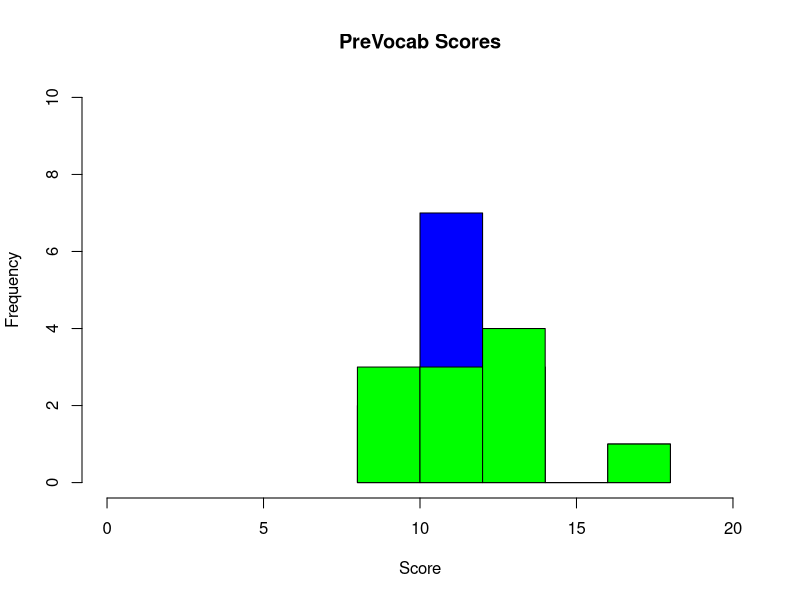
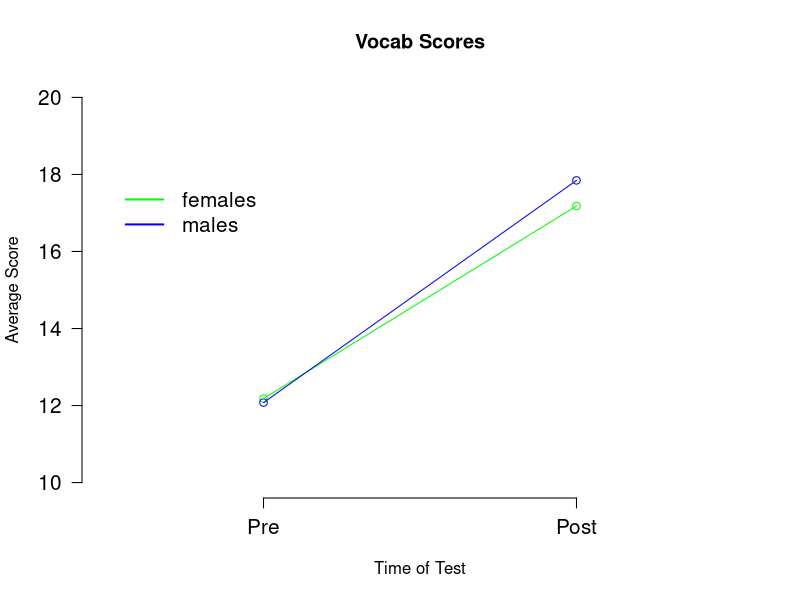
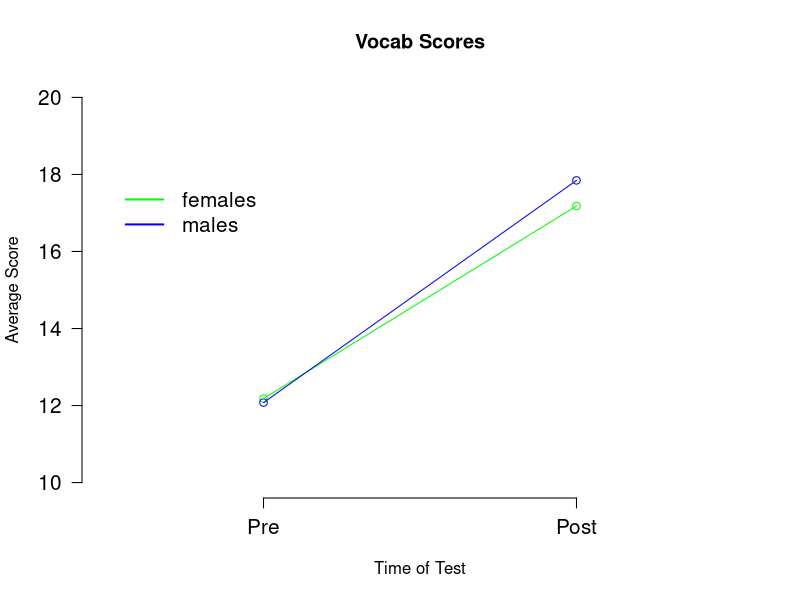

Write the R code that produced these figures, in order.
 #What are we looking at?
 #what is the console,script, environment & plot window. 
 # What is '>' mean?
 
 
 # R is a super powerful calculator. Using these operators, you can do almost anything you would want:
 
 2 + 2
 2 - 2
 2/2
 2*2
 
 #But what if you want to save the answer?  You need to make a ?variable?, there is a special way to do that in R
 
 X <- 2+2      # X is getting '2 + 2' 
 # now if you look in the environment, you will see it listed there
 # Maybe you have more than 1 number you want to store in a variable
 
 X <- c(1,2,3,4)  # The 'c' combines all the numbers in the bracket into the variable X
 #notice that because we used the same letter for our variable we?ve actually overwritten the previous value. 
 X <- 2+2
 Y <- c(1,2,3,4)
 #When you use the 'c' command you are creating a special variable, that is called a vector as it contains multiple elements of the same type.  
 Z <- c(1:4, "A","B")
 #You may notice that R has made all of the values in this vector a character.  This is because all the elements of a vector must be the same, so if you want to keep the elements in the format they came from you need to do something a little different. 
 Z <- list(1:4,"A","B")
 Z <- list(numbers = c(1:4), letters = c( 'a','b','c','d'))
 #Here we added names to the vectors so that we can pick them out of our list easier
 Num <- Z$numbers
 Letters <- Z$letters
 #using the $ we are able to pull specific named vectors/columns from our list. 
 Data <- data.frame(Num, Letters)
 #Here we put our named list into a data.frame.  This is Rs favourite data format and is the easiest to use going forward. 
 
 #Now that you know how to make a data.frame from data in R.  Most of the time we actually load data in from an excel spreadsheet or something similar.  You will want to make sure your files end in a .csv (comma separated values)  this is the easiest and cleanest format to read into R. 
 
 #directories are a big deal in R.  You will want to keep yourself organized and follow a common format. 
 
 help("read.csv")
 data<-read.csv("data/PUMPdata.csv", header = TRUE)
 # we are assigning the data to the variable 'data'.
 # we are finding the spreadsheet in the data folder and its called PUMPdata.csv
 # we know that this file has column names, and we want to keep those as the names of the columns so we include the argument ?header = TRUE?
 
 
 #its always good to look at your data and make sure it looks right
 head(data)
 #Shows us the top 10 rows of data
 str(data)
 #shows us each variable and its 'type'
 #If you notice a variable is not the type it should be (its numeric but should be a factor), you can manually change that. 
 
 data$PreVocab<- as.numeric(data$PreVocab)
 data$Student.ID<- as.character(data$Student.ID)
 data$Group<- as.factor(data$Group)
 data$Gender<- as.factor(data$Gender)
 str(data)
 
 
 
 ##Now to actually look at the data and get some descriptive statistics
 
 #Here we are asking for the mean of the prevocab variable, and we are saying if there are any missing values remove them. 
 PVM<- mean(data$PreVocab, na.rm = TRUE)
 
 #Maybe you want the means of a certain gender only
 PreVMf<- mean(data$PreVocab[data$Gender == 1], na.rm = TRUE)
 PreVMf # we need to call this again to actually see the value since we assigned it to a mean. 
 print(PreVMm<- mean(data$PreVocab[data$Gender == 2], na.rm = TRUE))
 #Here we just wrapped the function 'print' around our mean function, to get R to show us the answer, while also storing in the variable. 
 
 #But a mean is not good enough! We want to see the data. R is great at plotting and you can make lots of nice graphs really easy. 
 
 hist(data$PreVocab[data$Gender == 2], col = "Blue", xlim = c(0,20), ylim = c(0,10), main = "PreVocab Scores", xlab = "Score")
 #Here we plotted the prevocab scores for the males. 
 #We are telling the histogram function to use blue for the bars, and set the x and y lim to 0,20 and 0,10 respectively.  While adding a title ?PreVocab Scores? and a label to the X-axis ?Scores?
 
 hist(data$PreVocab[data$Gender == 1], add = TRUE, col = "Green")
 #Now we added the prevocab scores for the females in green.  The 'add = TRUE' argument ensures this histogram is added to the previous plot. 
 
 
 #Its nice to see all the data, but sometimes seeing the group averages can be very helpful. Previously we learned how to get the means of specific groups, so lets do that again. 
 PostVMf<- mean(data$PostVocab[data$Gender == 1], na.rm = TRUE)
 PostVMm<- mean(data$PostVocab[data$Gender == 2], na.rm = TRUE)
 
 plot(x = c(1,1,2,2), y = c(PreVMf,PreVMm, PostVMf,PostVMm), type = "p", col = c("Green","Blue","Green","Blue" ), main = "Vocab Scores", xlab = "Time of Test", ylab = "Average Score",ylim= c(10,20), xlim = c(.5,2.5), axes = FALSE)
 #Here we plot each of the four averages we just calculated and we color coded them based on their gender.  
 #The 'axes = FALSE' argument removes the X & Y axis so we can make them ourselves. 
 axis(2, at = c(10, 12, 14, 16, 18,20), cex.axis = 1.25,
      las = 2)
 axis(1, at = c(1, 2), labels = c("Pre", "Post"), cex.axis = 1.25)
 #Then we added some nice axes labels. 
 
 
 #we added a legend to make it easier to tell the colors apart
 legend(
   .5,
   18,
   legend = c("females", "males"),
   col = c("Green","Blue"),
   lty = c(1),
   lwd = c(2),
   bty = 'n',
   cex = 1.25
 )
 
 
 
 #We could even add lines to connect the pre and post vocab scores for each gender
 lines(x = c(1,2), y = c(PreVMf,PostVMf), col = "Green")
 lines(x = c(1,2), y = c(PreVMm,PostVMm), col = "Blue")
 
 
 #if you want to save the plot you have a few options.
 #the easiest, is to save it from the plot window within R. But sometimes you make a lot of plots and want to save them as you go, so you can use this simple code.
 #Note, however, that this needs to go before you make the plot
 png(filename = "fig/Vocab Scores.png", width = 500, height = 500, units = "px", bg = 'transparent')
 plot(x = c(1,1,2,2), y = c(PreVMf,PreVMm, PostVMf,PostVMm), type = "p", col = c("Green","Blue","Green","Blue" ), main = "Vocab Scores", xlab = "Time of Test", ylab = "Average Score",ylim= c(10,20), xlim = c(.5,2.5), axes = FALSE)
 #Here we plot each of the four averages we just calculated and we color coded them based on their gender.  
 #The 'axes = FALSE' argument removes the X & Y axis so we can make them ourselves. 
 axis(2, at = c(10, 12, 14, 16, 18,20), cex.axis = 1.25,
      las = 2)
 axis(1, at = c(1, 2), labels = c("Pre", "Post"), cex.axis = 1.25)
 #Then we added some nice axes labels. 
 
 
 #we added a legend to make it easier to tell the colors apart
 legend(
    .5,
    18,
    legend = c("females", "males"),
    col = c("Green","Blue"),
    lty = c(1),
    lwd = c(2),
    bty = 'n',
    cex = 1.25
 )
 
 
 
 #We could even add lines to connect the pre and post vocab scores for each gender
 lines(x = c(1,2), y = c(PreVMf,PostVMf), col = "Green")
 lines(x = c(1,2), y = c(PreVMm,PostVMm), col = "Blue")
 #the above line needs to be run before any plotting code is run.  This sets up the empty file for R to write the plot to. 
 dev.off()
 #Then you run this code to tell R that you are done plotting and it can close the file. 
 
 #Maybe you want to make a new data.frame of only the Pre & Post vocab scores and none of the other test scores.  
 
 datanew<-data[,c(-5,-7)]
 #Here we are telling R to give us all the columns from the dataframe 'data' except for column 5 and 7. 
 
 #Now we can save this new data.frame to a csv file for future use. 
 write.csv(datanew, file = "data/Vocab Scores.csv", quote = FALSE, row.names = FALSE)
 #The quote = FALSE and row.names = FALSE arguments are for formatting the data.frame so it looks clean when it?s exported to a csv.
 #by adding the data/ before the filename, we are able to put that new csv file right into our data folder. 
 